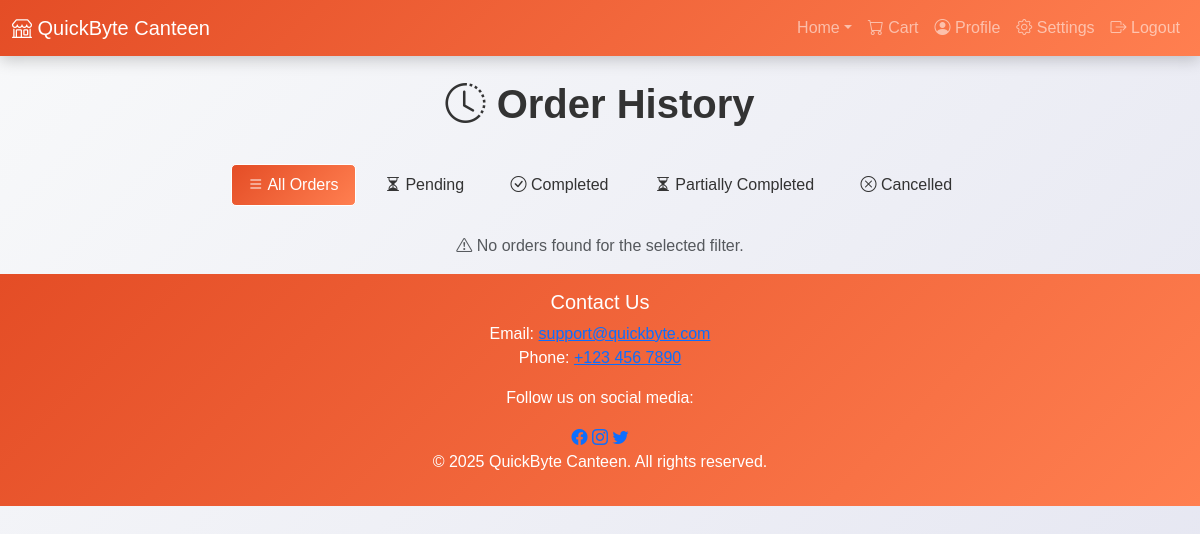
The app's page /user/order_history.php (signed in), older data.
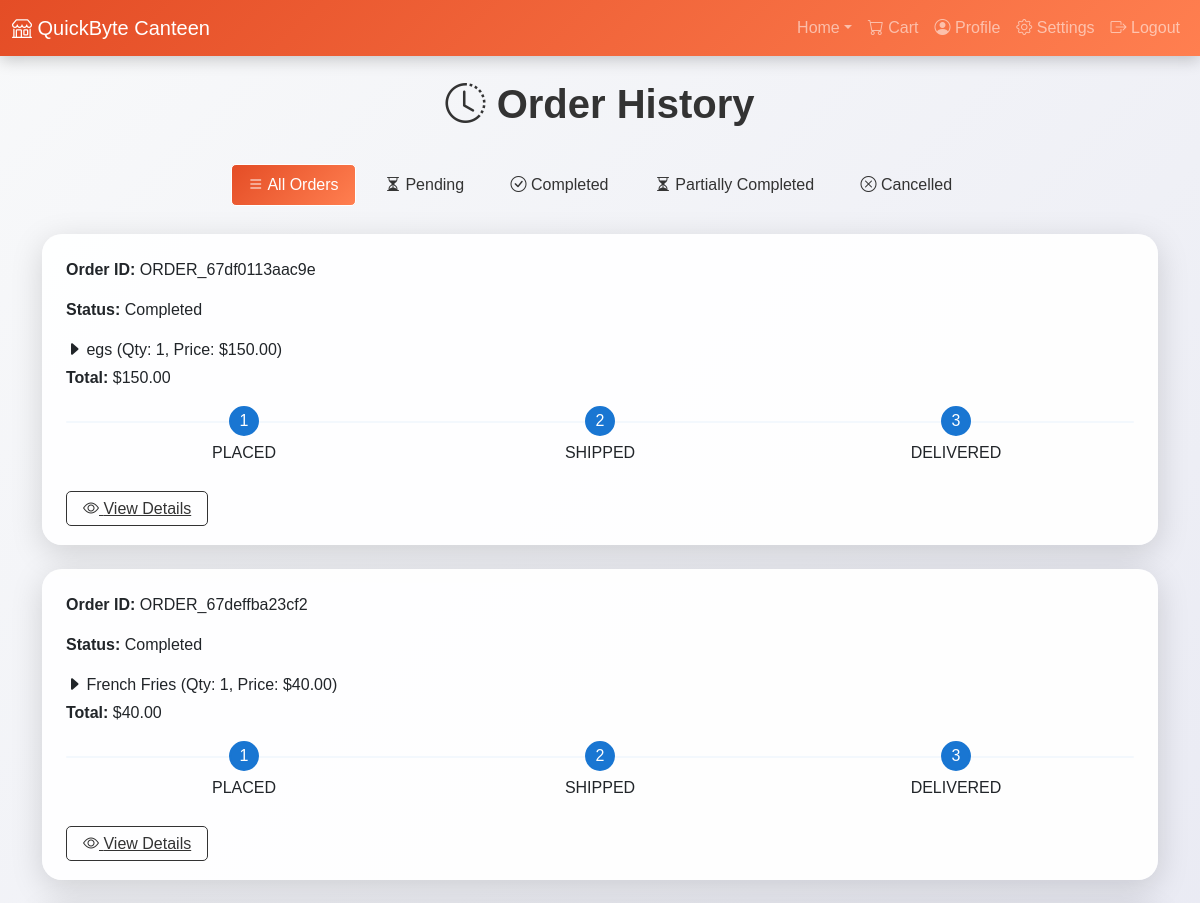
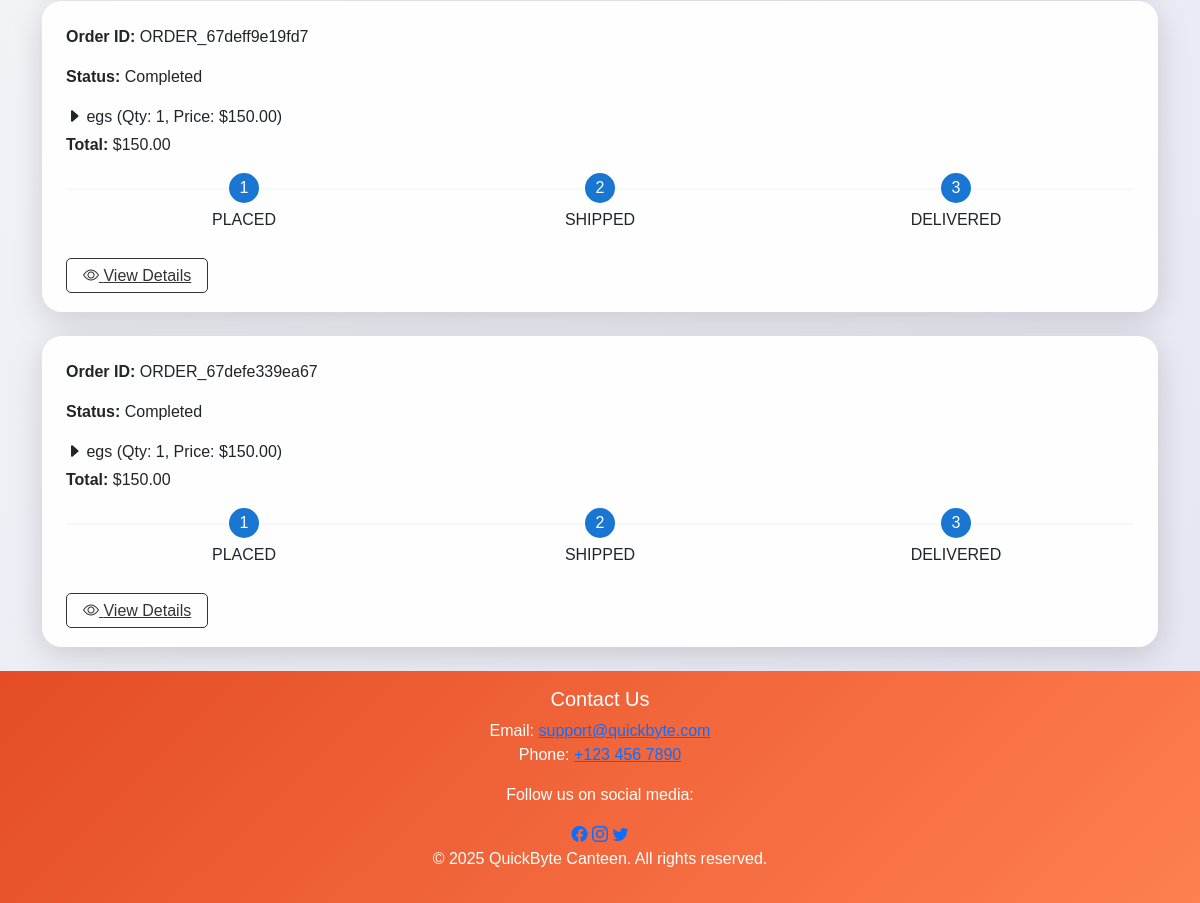
The same page, newer data (2 pictures, top to bottom).
### tables this page shows
CREATE TABLE `orders` (
  `order_id` varchar(50) NOT NULL,
  `user_id` int(11) NOT NULL,
  `stall_id` int(11) NOT NULL,
  `total_price` decimal(10,2) NOT NULL,
  `order_date` timestamp NOT NULL DEFAULT current_timestamp(),
  `order_status` enum('Pending','Completed','Cancelled','Ready for Pickup','Partially Completed','Preparing') DEFAULT 'Pending'
);

### user/order_history.php (the view, shortened to what the changed rows need)
<?php
include '../config.php';
$user_id = $_SESSION['user_id'];
$filter_status = isset($_GET['status']) ? $_GET['status'] : 'all';
$sql = "
    SELECT o.order_id, o.order_date, o.total_price, o.order_status,
           GROUP_CONCAT(m.name SEPARATOR ', ') AS items,
           GROUP_CONCAT(od.quantity SEPARATOR ', ') AS quantities,
           GROUP_CONCAT(od.unit_price SEPARATOR ', ') AS prices
    FROM orders o
    LEFT JOIN order_details od ON o.order_id = od.order_id
    LEFT JOIN menu_items m ON od.item_id = m.item_id
    WHERE o.user_id = ?
      AND o.order_status IN ('Pending','Completed','Partially Completed','Cancelled')
";
$sql .= " GROUP BY o.order_id ORDER BY o.order_date DESC";
$stmt = $con->prepare($sql);
if ($filter_status !== 'all') {
    $stmt->bind_param("is", $user_id, $filter_status);
} else {
    $stmt->bind_param("i", $user_id);
}
$stmt->execute();
$result = $stmt->get_result();
$orders = $result->fetch_all(MYSQLI_ASSOC);
?>
<!DOCTYPE html>
<html lang="en">
<head>
    <link rel="stylesheet" href="https://cdn.jsdelivr.net/npm/bootstrap@5.3.0-alpha1/dist/css/bootstrap.min.css">
    <link rel="stylesheet" href="https://cdn.jsdelivr.net/npm/bootstrap-icons/font/bootstrap-icons.min.css">
</head>
<body>
    <div class="container mt-4">
        <h2><i class="bi bi-clock-history"></i> Order History</h2>
        <div class="filters text-center mb-4">
            <a href="?status=all" class="btn <?php echo $filter_status === 'all' ? 'active' : ''; ?>"><i class="bi bi-list"></i> All Orders</a>
            <a href="?status=Pending" class="btn <?php echo $filter_status === 'Pending' ? 'active' : ''; ?>"><i class="bi bi-hourglass-split"></i> Pending</a>
            <a href="?status=Completed" class="btn <?php echo $filter_status === 'Completed' ? 'active' : ''; ?>"><i class="bi bi-check-circle"></i> Completed</a>
            <a href="?status=Partially Completed" class="btn <?php echo $filter_status === 'Partially Completed' ? 'active' : ''; ?>"><i class="bi bi-hourglass-split"></i> Partially Completed</a>
            <a href="?status=Cancelled" class="btn <?php echo $filter_status === 'Cancelled' ? 'active' : ''; ?>"><i class="bi bi-x-circle"></i> Cancelled</a>
        </div>
        <?php if (empty($orders)): ?>
            <p class="text-center text-muted"><i class="bi bi-exclamation-triangle"></i> No orders found for the selected filter.</p>
        <?php else: ?>
            <?php foreach ($orders as $order): ?>
                <div class="order-card">
                    <div class="order-header">
                        <p><strong>Order ID:</strong> <?php echo htmlspecialchars($order['order_id']); ?></p>
                        <p><strong>Status:</strong> <?php echo htmlspecialchars($order['order_status']); ?></p>
                    </div>
                    <div class="order-details">
                        <?php
                        $items = explode(',', $order['items']);
                        $quantities = explode(',', $order['quantities']);
                        $prices = explode(',', $order['prices']);
                        foreach ($items as $index => $item) {
                            echo "<p><i class='bi bi-caret-right-fill'></i> $item (Qty: {$quantities[$index]}, Price: $" . number_format((float)$prices[$index], 2) . ")</p>";
                        }
                        ?>
                        <p><strong>Total:</strong> $<?php echo number_format((float)$order['total_price'], 2); ?></p>
                    </div>
                    <div class="progress-tracker">
                        <div class="step">
                            <span class="circle <?php echo in_array($order['order_status'], ['Completed', 'Partially Completed', 'Cancelled']) ? 'active' : ''; ?>">1</span>
                            <p>PLACED</p>
                        </div>
                        <div class="step">
                            <span class="circle <?php echo in_array($order['order_status'], ['Completed', 'Cancelled']) ? 'active' : ''; ?>">2</span>
                            <p>SHIPPED</p>
                        </div>
                        <div class="step">
                            <span class="circle <?php echo $order['order_status'] === 'Completed' ? 'active' : ''; ?>">3</span>
                            <p>DELIVERED</p>
                        </div>
                    </div>
                    <div class="actions">
                        <a href="view_details.php?order_id=<?php echo htmlspecialchars($order['order_id']); ?>" class="view-details-btn"><i class="bi bi-eye"></i> View Details</a>
                    </div>
                </div>
            <?php endforeach; ?>
        <?php endif; ?>
    </div>
</body>
</html>

Row changes from the older to the newer data that the page shows:
added orders: order_id "ORDER_67df0113aac9e", order_status "Completed", item "egs", index "1", index "150.00", total_price "150.00"
added orders: order_id "ORDER_67deffba23cf2", order_status "Completed", item "French Fries", index "1", index "40.00", total_price "40.00"
added orders: order_id "ORDER_67deff9e19fd7", order_status "Completed", item "egs", index "1", index "150.00", total_price "150.00"
added orders: order_id "ORDER_67defe339ea67", order_status "Completed", item "egs", index "1", index "150.00", total_price "150.00"
Text that changed along with them:
text no longer shown: "No orders found for the selected filter."
